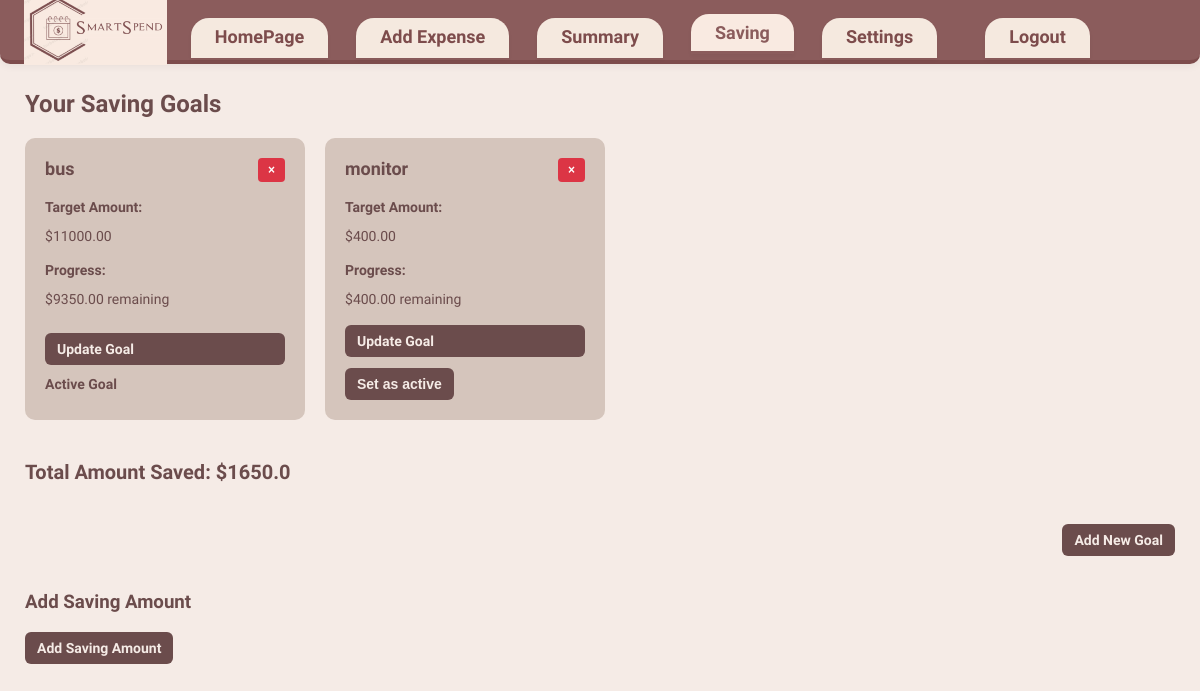
The app's page /saving, older data.
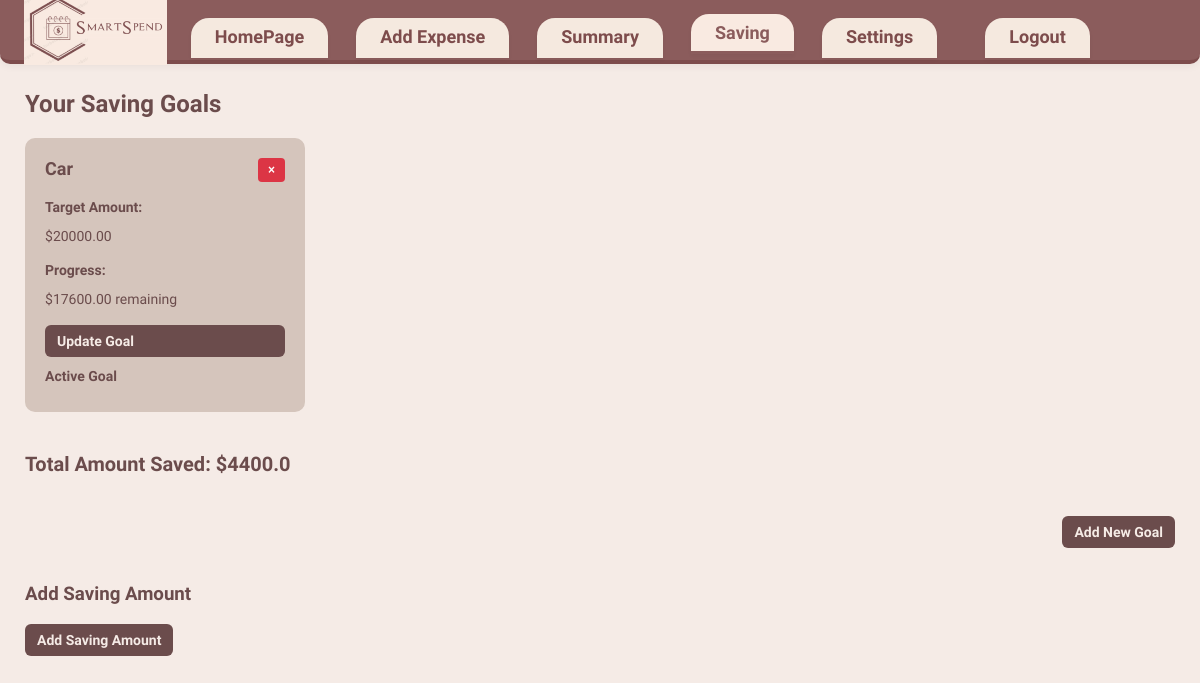
The same page, newer data.
### tables this page shows
CREATE TABLE Goals (
                        id INTEGER PRIMARY KEY AUTOINCREMENT,
                        name TEXT,
                        target_amount REAL,
                        is_active BOOLEAN,
                        created_at TEXT,
                        updated_at TEXT
                    );

### app.py (the view)
@app.route('/saving')
def saving():
    with db_manager.connect() as conn:
        c = conn.cursor()
        c.execute('SELECT * FROM Goals')
        goals_raw = c.fetchall()
        c.execute('SELECT SUM(amount) FROM Expenses WHERE category = "saving"')
        total_saved = c.fetchone()[0] or 0.0
        goals = []
        for goal in goals_raw:
            goal_id = goal[0]
            target_amount = goal[2]
            c.execute('SELECT SUM(amount) FROM Expenses WHERE category = "saving" AND description = ?', (goal[1],))
            progress = c.fetchone()[0] or 0.0
            remaining = target_amount - progress
            if remaining < 0:
                remaining = 0.0
            new_goal = (goal[0], goal[1], goal[2], goal[3], remaining, goal[4], goal[5])
            goals.append(new_goal)
    return render_template('saving.html', goals=goals, total_saved=total_saved)

### app.py (called while the page is built)
    @contextmanager
    def connect(self):
        if not hasattr(self._local, 'connection'):
            self._local.connection = sqlite3.connect(self.db_name, check_same_thread=False)
            self._local.connection.row_factory = sqlite3.Row
        try:
            yield self._local.connection
        except Exception:
            self._local.connection.rollback()
            raise
        else:
            self._local.connection.commit()

### templates/saving.html (shortened to what this page needs)
<!DOCTYPE html>
<html lang="en">
<head>
  <link rel="stylesheet" href="{{ url_for('static', filename='saving.css') }}">
</head>
<body>
  <div class="main-content">
    <header class="navbar">
      <img src="{{ url_for('static', filename='logo.png') }}" alt="SmartSpend Logo" class="nav-logo">
      <nav>
        <a href="/home">HomePage</a>
        <a href="/add">Add Expense</a>
        <a href="/summary">Summary</a>
        <a href="/saving" class="active">Saving</a>
        <a href="/settings">Settings</a>
        <a href="/logout" style="float: right; margin-left: 20px;">Logout</a>
      </nav>
    </header>
    <main>
      <h2>Your Saving Goals</h2>
      <div class="goals-container">
        {% for goal in goals %}
          <div class="goal-card">
            <div style="display: flex; justify-content: space-between; align-items: flex-start;">
              <h3>{{ goal[1] }}</h3>
              <form action="/delete-goal/{{ goal[0] }}" method="POST" style="margin: 0;">
                <button type="submit" style="background-color: #dc3545; color: white; border: none; padding: 5px 10px; border-radius: 4px; cursor: pointer; font-size: 12px;" onclick="return confirm('Are you sure you want to delete this goal?')">×</button>
              </form>
            </div>
            <label>Target Amount:</label>
            <p>${{ "%.2f"|format(goal[2]) }}</p>
            <label>Progress:</label>
            <p>${{ "%.2f"|format(goal[4]) }} remaining</p>
            <div class="buttons">
              <label for="toggle-update-{{ goal[0] }}" class="toggle-label">Update Goal</label>
              {% if not goal[3] %}
                <form action="/set-active/{{ goal[0] }}" method="POST">
                  <button type="submit">Set as active</button>
                </form>
              {% else %}
                <p><strong>Active Goal</strong></p>
              {% endif %}
            </div>
          </div>
        {% endfor %}
      </div>
      <div class="total-saved">
        Total Amount Saved: <strong>${{ total_saved }}</strong>
      </div>
      <div class="add-goal-container">
        <label for="toggle-add-goal" class="toggle-label">Add New Goal</label>
      </div>
      <div class="add-saving-expense-container" style="margin-top: 30px;">
        <h3>Add Saving Amount</h3>
        <label for="toggle-add-saving" class="toggle-label">Add Saving Amount</label>
      </div>
    </main>
  </div>
</body>
</html>

Row changes from the older to the newer data that the page shows:
removed Goals: name "monitor", target_amount "400.00"
changed Goals: name "bus" → "Car"; target_amount "11000.00" → "20000.00"; goal "9350.00" → "17600.00"
Text that changed along with them:
{{ total_saved }}: "1650.0" → "4400.0"
